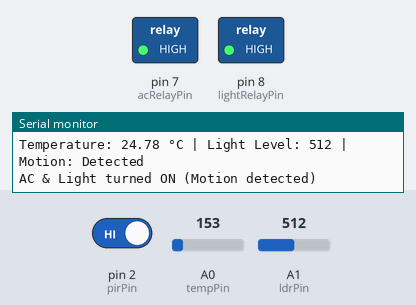
This sketch was run on a simulated Arduino Uno, built with avr-gcc and run on an emulated ATmega328P. On the bench: switched loads named in the sketch (green lamp = pin HIGH), the last lines printed to the serial monitor. The test bench sets the inputs (shaded band); at power-on: pin 2 (pirPin) HIGH, A0 (tempPin) = 153, A1 (ldrPin) = 512.

Above: at 1.8 s.
1.9 s: pin 2 (pirPin) driven LOW
At 3.3 s:
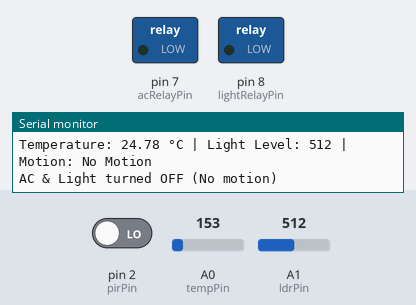
3.6 s: pin 2 (pirPin) driven HIGH
At 5.3 s:
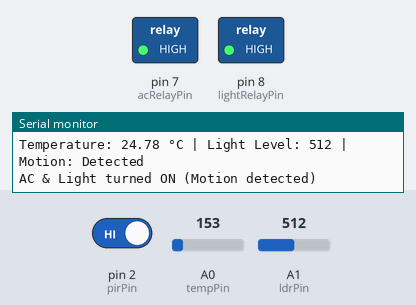
Timing chart, 0 to 6.8 s (numbered marks = the images above; inputs shaded):
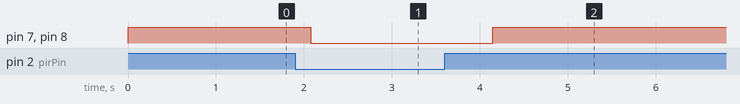

The sketch:

glorious_gaaris1__1_.ino
```cpp
const int tempPin = A0;  // TMP36 Sensor
const int ldrPin = A1;   // LDR Sensor
const int pirPin = 2;    // PIR Sensor

const int acRelayPin = 7;     // Relay control for AC
const int lightRelayPin = 8;  // Relay control for Light

void setup() {
    Serial.begin(9600);
    pinMode(pirPin, INPUT);

    pinMode(acRelayPin, OUTPUT);
    pinMode(lightRelayPin, OUTPUT);

    // Start with everything ON
    digitalWrite(acRelayPin, HIGH);     // HIGH = ON (depending on relay logic)
    digitalWrite(lightRelayPin, HIGH);
}

void loop() {
    // Read Temperature (TMP36)
    int tempValue = analogRead(tempPin);
    float voltage = tempValue * (5.0 / 1023.0);
    float temperatureC = (voltage - 0.5) * 100.0;

    // Read Light (LDR)
    int lightLevel = analogRead(ldrPin);

    // Read Motion (PIR)
    int motionDetected = digitalRead(pirPin);

    // Display Data
    Serial.print("Temperature: ");
    Serial.print(temperatureC);
    Serial.print(" °C | Light Level: ");
    Serial.print(lightLevel);
    Serial.print(" | Motion: ");
    Serial.println(motionDetected == 1 ? "Detected" : "No Motion");

    // Control AC and Light
    if (motionDetected == 0) {
        digitalWrite(acRelayPin, LOW);       // Turn OFF AC
        digitalWrite(lightRelayPin, LOW);    // Turn OFF Light
        Serial.println("AC & Light turned OFF (No motion)");
    } else {
        digitalWrite(acRelayPin, HIGH);      // Turn ON AC
        digitalWrite(lightRelayPin, HIGH);   // Turn ON Light
        Serial.println("AC & Light turned ON (Motion detected)");
    }

    delay(1000);
}
```

Measured:
- after the input at 1.9 s, pin 7 (acRelayPin), pin 8 (lightRelayPin): HIGH → LOW after 0.18 s
- after the input at 3.6 s, pin 7 (acRelayPin), pin 8 (lightRelayPin): LOW → HIGH after 0.55 s
